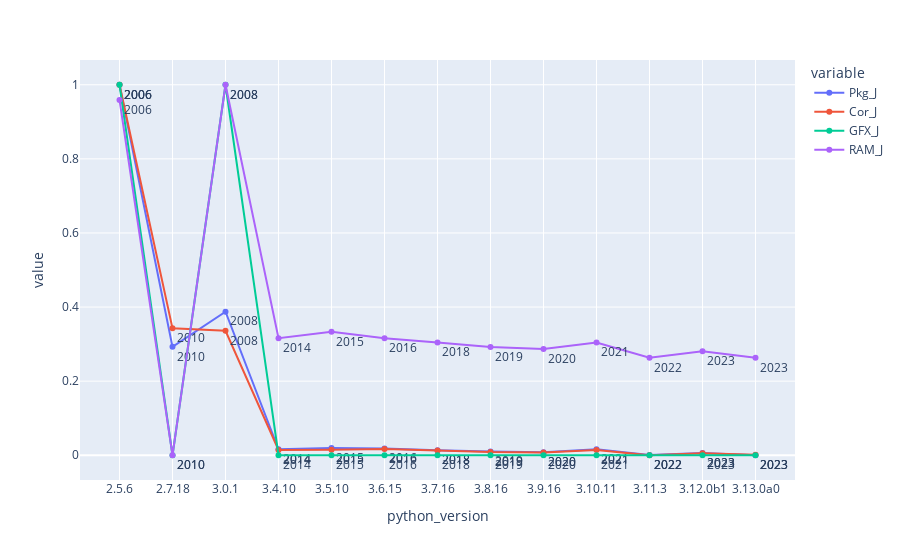

This figure's notebook cell:
### Code cell
fig = px.line(df, x="python_version", y=["Pkg_J","Cor_J","GFX_J","RAM_J"], text=pd.to_datetime(df['first_release']).dt.year)
fig.update_traces(textposition="bottom right")
fig.show()

### Figure 1 — Plotly figure (JSON) as saved in the notebook; plotly's stock layout.template omitted (floating-point values rounded to 4 significant figures)
{"data": [{"hovertemplate": "variable=Pkg_J<br>python_version=%{x}<br>value=%{y}<br>text=%{text}<extra></extra>", "legendgroup": "Pkg_J", "line": {"color": "#636efa", "dash": "solid"}, "marker": {"symbol": "circle"}, "mode": "text+lines+markers", "name": "Pkg_J", "orientation": "v", "showlegend": true, "text": [2006, 2010, 2008, 2014, 2015, 2016, 2018, 2019, 2020, 2021, 2022, 2023, 2023], "textposition": "bottom right", "type": "scatter", "x": ["2.5.6", "2.7.18", "3.0.1", "3.4.10", "3.5.10", "3.6.15", "3.7.16", "3.8.16", "3.9.16", "3.10.11", "3.11.3", "3.12.0b1", "3.13.0a0"], "xaxis": "x", "y": [1, 0.2926, 0.3875, 0.01619, 0.01974, 0.01832, 0.01378, 0.009801, 0.008239, 0.01591, 0.0004261, 0.00625, 0], "yaxis": "y"}, {"hovertemplate": "variable=Cor_J<br>python_version=%{x}<br>value=%{y}<br>text=%{text}<extra></extra>", "legendgroup": "Cor_J", "line": {"color": "#EF553B", "dash": "solid"}, "marker": {"symbol": "circle"}, "mode": "text+lines+markers", "name": "Cor_J", "orientation": "v", "showlegend": true, "text": [2006, 2010, 2008, 2014, 2015, 2016, 2018, 2019, 2020, 2021, 2022, 2023, 2023], "textposition": "bottom right", "type": "scatter", "x": ["2.5.6", "2.7.18", "3.0.1", "3.4.10", "3.5.10", "3.6.15", "3.7.16", "3.8.16", "3.9.16", "3.10.11", "3.11.3", "3.12.0b1", "3.13.0a0"], "xaxis": "x", "y": [1.0, 0.3425, 0.3358, 0.01423, 0.01453, 0.01698, 0.013, 0.008567, 0.007649, 0.01392, 0, 0.005201, 0.001071], "yaxis": "y"}, {"hovertemplate": "variable=GFX_J<br>python_version=%{x}<br>value=%{y}<br>text=%{text}<extra></extra>", "legendgroup": "GFX_J", "line": {"color": "#00cc96", "dash": "solid"}, "marker": {"symbol": "circle"}, "mode": "text+lines+markers", "name": "GFX_J", "orientation": "v", "showlegend": true, "text": [2006, 2010, 2008, 2014, 2015, 2016, 2018, 2019, 2020, 2021, 2022, 2023, 2023], "textposition": "bottom right", "type": "scatter", "x": ["2.5.6", "2.7.18", "3.0.1", "3.4.10", "3.5.10", "3.6.15", "3.7.16", "3.8.16", "3.9.16", "3.10.11", "3.11.3", "3.12.0b1", "3.13.0a0"], "xaxis": "x", "y": [1, 0, 1, 0, 0, 0, 0, 0, 0, 0, 0, 0, 0], "yaxis": "y"}, {"hovertemplate": "variable=RAM_J<br>python_version=%{x}<br>value=%{y}<br>text=%{text}<extra></extra>", "legendgroup": "RAM_J", "line": {"color": "#ab63fa", "dash": "solid"}, "marker": {"symbol": "circle"}, "mode": "text+lines+markers", "name": "RAM_J", "orientation": "v", "showlegend": true, "text": [2006, 2010, 2008, 2014, 2015, 2016, 2018, 2019, 2020, 2021, 2022, 2023, 2023], "textposition": "bottom right", "type": "scatter", "x": ["2.5.6", "2.7.18", "3.0.1", "3.4.10", "3.5.10", "3.6.15", "3.7.16", "3.8.16", "3.9.16", "3.10.11", "3.11.3", "3.12.0b1", "3.13.0a0"], "xaxis": "x", "y": [0.9591, 0, 1.0, 0.3158, 0.3333, 0.3158, 0.3041, 0.2924, 0.2865, 0.3041, 0.2632, 0.2807, 0.2632], "yaxis": "y"}], "layout": {"legend": {"title": {"text": "variable"}, "tracegroupgap": 0}, "margin": {"t": 60}, "xaxis": {"anchor": "y", "domain": [0, 1], "title": {"text": "python_version"}}, "yaxis": {"anchor": "x", "domain": [0, 1], "title": {"text": "value"}}}}
